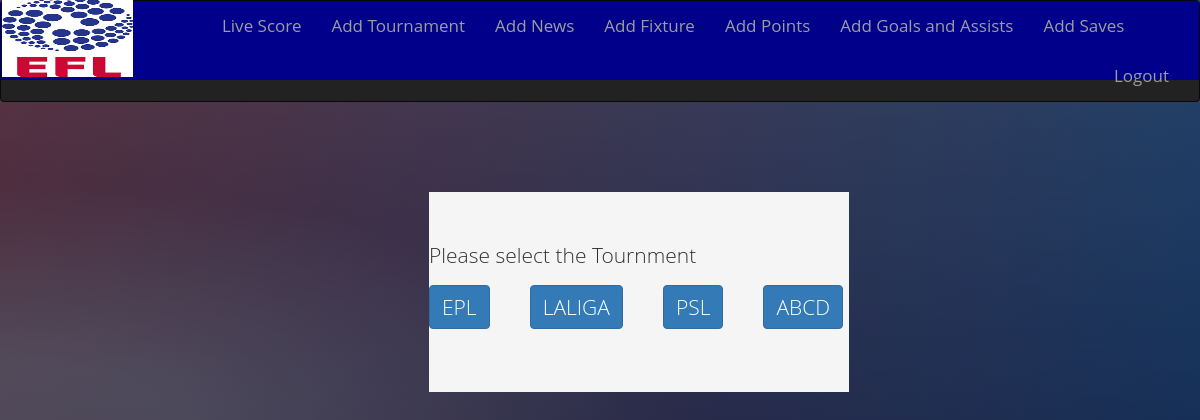
/tourlist, run on an earlier commit of the app's database.
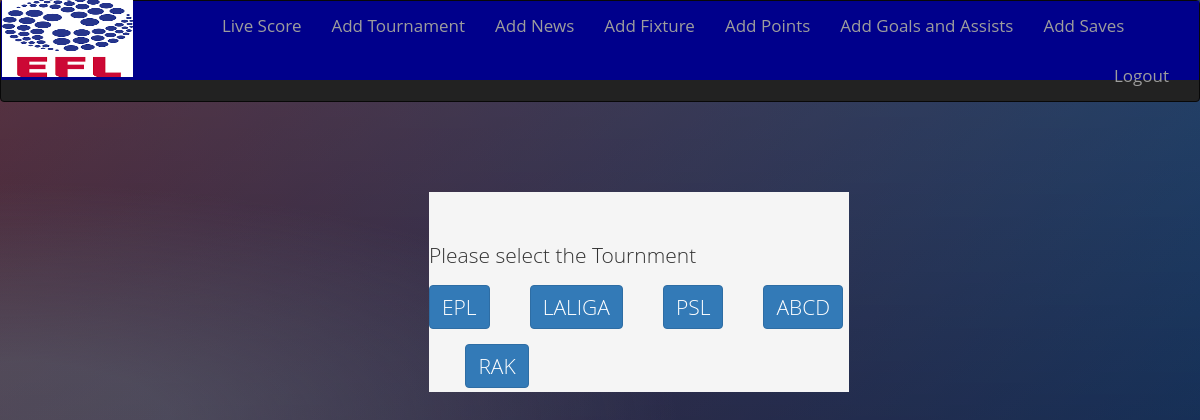
And on a later commit of the database.
### Manager/models.py (models this page shows, shortened)
class AddTournments(models.Model):
    t_name =models.CharField(max_length=30)
    t_venue = models.CharField(max_length=30)
    s_date = models.DateTimeField(default=timezone.now)
    e_date = models.DateTimeField(default=timezone.now)
    r_fee = models.IntegerField()

### Manager/views.py (the view)
# urls.py: url(r'^tourlist', views.fix_tour_list),
def fix_tour_list(request):
    tourlist_cursor =connection.cursor()
    tourlist_cursor.execute("""
    SELECT DISTINCT Manager_addtournments.id,Manager_addtournments.t_name from Manager_tournmentregistration
	LEFT OUTER JOIN Manager_addtournments
	on
	(Manager_tournmentregistration.tr_name_id=Manager_addtournments.id)
    """)
    tourlist_dict = {}
    tourlist_dict =dictfetchall(tourlist_cursor)
    print(tourlist_dict)
    return render(request,'Manager/admin_fixture_tour_list.html',{'tourlist_dict':tourlist_dict})

### Manager/views.py (called while the page is built)
def dictfetchall(cursor):
    columns = [col[0] for col in cursor.description]
    return [
        dict(zip(columns, row))
        for row in cursor.fetchall()
    ]

### templates/Manager/admin_fixture_tour_list.html (shortened to what this page needs)
<!DOCTYPE html>
{% extends 'Manager/adminbase.html'%}
{%load staticfiles%}
{% load crispy_forms_tags %}
{% block adminblock  %}
<head>
</head>
<div class="jumbotron">
  <p>Please select the Tournment</p>
{% for t in tourlist_dict%}
    <p  class="btn btn-primary"> <a style="color:white;" href="/addfixture/{{t.id}}">{{t.t_name}}</a></p> &nbsp &nbsp &nbsp &nbsp &nbsp
  {%endfor%}
</div>
{%endblock%}

What changed in the data, as far as the page shows it:
added AddTournments: t_name "RAK"
